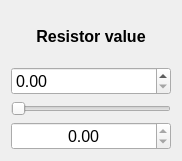
   <widget class="QWidget" name="layoutWidget">
    <property name="geometry">
     <rect>
      <x>1010</x>
      <y>400</y>
      <width>182</width>
      <height>161</height>
     </rect>
    </property>
    <layout class="QVBoxLayout" name="verticalLayout">
     <item>
      <widget class="QLabel" name="label_28">
       <property name="font">
        <font>
         <pointsize>12</pointsize>
         <weight>75</weight>
         <bold>true</bold>
        </font>
       </property>
       <property name="text">
        <string>Resistor value</string>
       </property>
       <property name="alignment">
        <set>Qt::AlignCenter</set>
       </property>
      </widget>
     </item>
     <item>
      <widget class="QDoubleSpinBox" name="doubleSpinBox">
       <property name="font">
        <font>
         <pointsize>12</pointsize>
        </font>
       </property>
      </widget>
     </item>
     <item>
      <widget class="QSlider" name="horizontalSlider">
       <property name="orientation">
        <enum>Qt::Horizontal</enum>
       </property>
      </widget>
     </item>
     <item>
      <widget class="QDoubleSpinBox" name="doubleSpinBox_2">
       <property name="font">
        <font>
         <pointsize>12</pointsize>
        </font>
       </property>
       <property name="alignment">
        <set>Qt::AlignCenter</set>
       </property>
       <property name="readOnly">
        <bool>true</bool>
       </property>
      </widget>
     </item>
    </layout>
   </widget>
